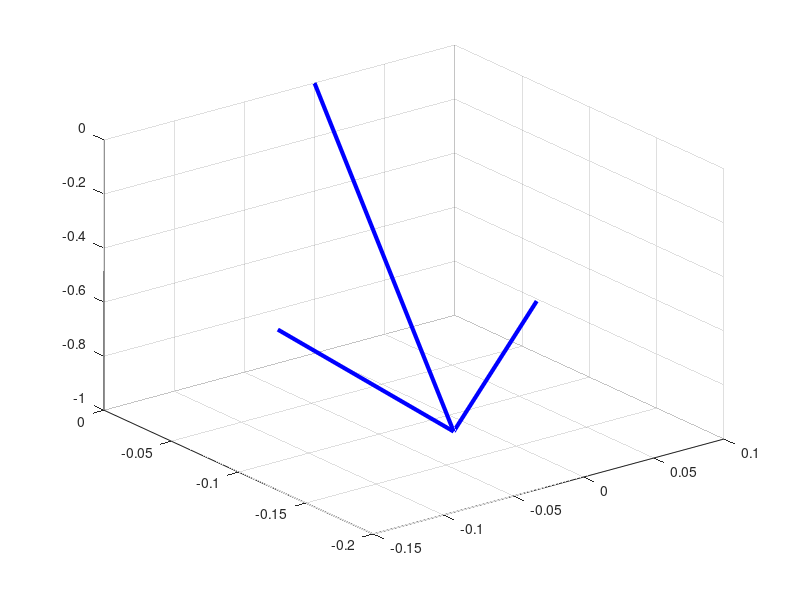

Write MATLAB code to recreate this figure.
function [DIR, VECTOR] = OBRCS2()
    
    THR_location = [-0.0237543  -0.0254843   -0.00591477];
    cg = [ 0.000985  0.0586417  0.494153 ];
    Vector_R = THR_location-cg;
    DIR =  Vector_R/norm(Vector_R);

    % OBRCS_vector   = quaternion_rotate(OBRCS_vector, [0 0 0 1]);
    % DIR      = quaternion(0, OBRCS_vector(1), OBRCS_vector(2), OBRCS_vector(3));
    VECTOR   = quiver3(0,0,0,DIR(1), DIR(2), DIR(3),'b', 'LineWidth', 3);

end